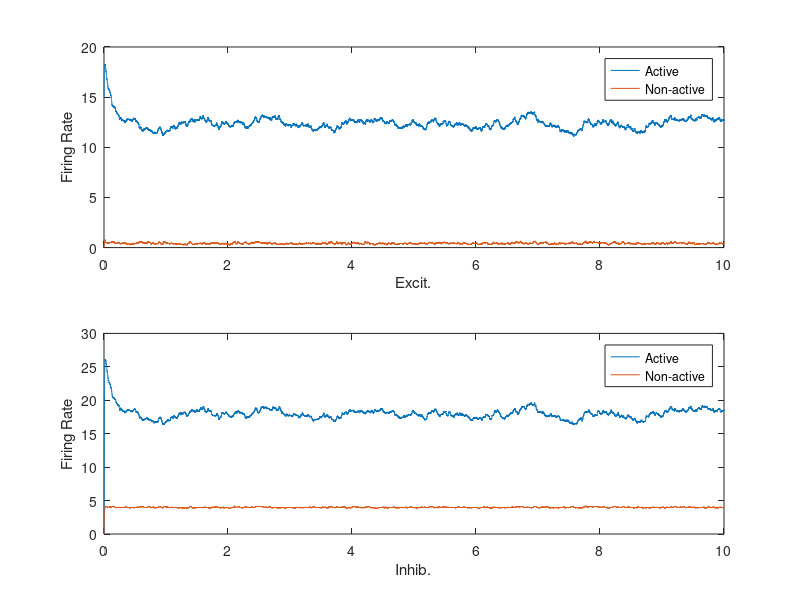

MATLAB code to generate this figure:
% Network with N total inhibition-stabilized excitatory-inhibitory units. 
% M of those pairs we attempt to make "active", and N-M pairs we try to 
% suppress.

%In particular, this simulation displays bistability within a single 
%unit given a quadratic firing rate equation for the inhibitory units

%Originally Written by Paul Miller
%Modified and Commented by Connor Zawacki

%No WEIX cross connection
%No WIEX cross connection
%nonlinear inhibitory unit Firing rate
%linear excitatory unit Firing rate

clear
N = 2;              %Total excitatory-inhibitory firing rate unit pairs
M = 1;              %Total number of active excitatory-inhibitory firing rate unit pairs           

dt = 0.0001;        %Time step for simulation
tmax = 10;          %Duration of simulation
t = 0:dt:tmax;      %Simulation time vector
Nt = length(t);

taue = 0.010;       %Time constant for excitatory cells
taui = 0.010;       %Time constant for Inhibitory cells

Wee0 = 1.5;         %Excit.-Excit. connection strength
Wie0 = -0.4;        %Inhib.-Excit. connection strength
Wei0 = 2.5;         %Excit-Excit connection strength
Weix = 0;           %Excit.-Inhibitory Cross connection strength
Wii0 = -1;          %Inhib-Inhib connection strength

I0e = 1;            %Excit. applied current
I0i = 17;           %Inhib. applied current

alpha_e = 1;        %Gain of excit. cells
alpha_i = 0.02;     %Gain of inhib. cells

%Connection Matricies
Wee = Wee0*eye(N);
Wie = Wie0*eye(N);
Wei = (Wei0-Weix)*eye(N) + Weix*ones(N);
Wii = Wii0*eye(N);

%Current Matricies
Ie = I0e*ones(N,1);
Ii = I0i*ones(N,1);

Wie_tilde = (-Wie0)/(1-Wii0);
I0i_tilde = I0i*Wie_tilde;
off_stable = Wee0 - 1 - Wie_tilde*(Wei0-Weix);
disp(off_stable)

%Rate Matricies
re = zeros(N,Nt);
ri = zeros(N,Nt);
re(1:M,1) = 15;
ri(1:M,1) = 0;

sigman = 0.01/sqrt(dt);

%simulation
for i = 2:Nt
    Ie_tot = (Wee*re(:,i-1)+ Wie*ri(:,i-1) + Ie + sigman*randn(N,1));
    Ie_tot = max(Ie_tot,0);
    re(:,i) = re(:,i-1) + dt*(-eye(N)*re(:,i-1) + alpha_e*Ie_tot )/taue;
    Ii_tot = (Wei*re(:,i-1) + Wii*ri(:,i-1) + Ii + sigman*randn(N,1));
    Ii_tot = max(Ii_tot,0);
    ri(:,i) = ri(:,i-1) + dt*(-eye(N)*ri(:,i-1)+alpha_i*Ii_tot.^2 )/taui;
    
    re(:,i) = max(re(:,i),0);
    ri(:,i) = max(ri(:,i),0);
end

figure(1)
clf
subplot(2,1,1)
plot(t,re), legend("Active","Non-active"), xlabel("Excit."), ylabel("Firing Rate")
subplot(2,1,2)
plot(t,ri), legend("Active","Non-active"), xlabel("Inhib."), ylabel("Firing Rate")

